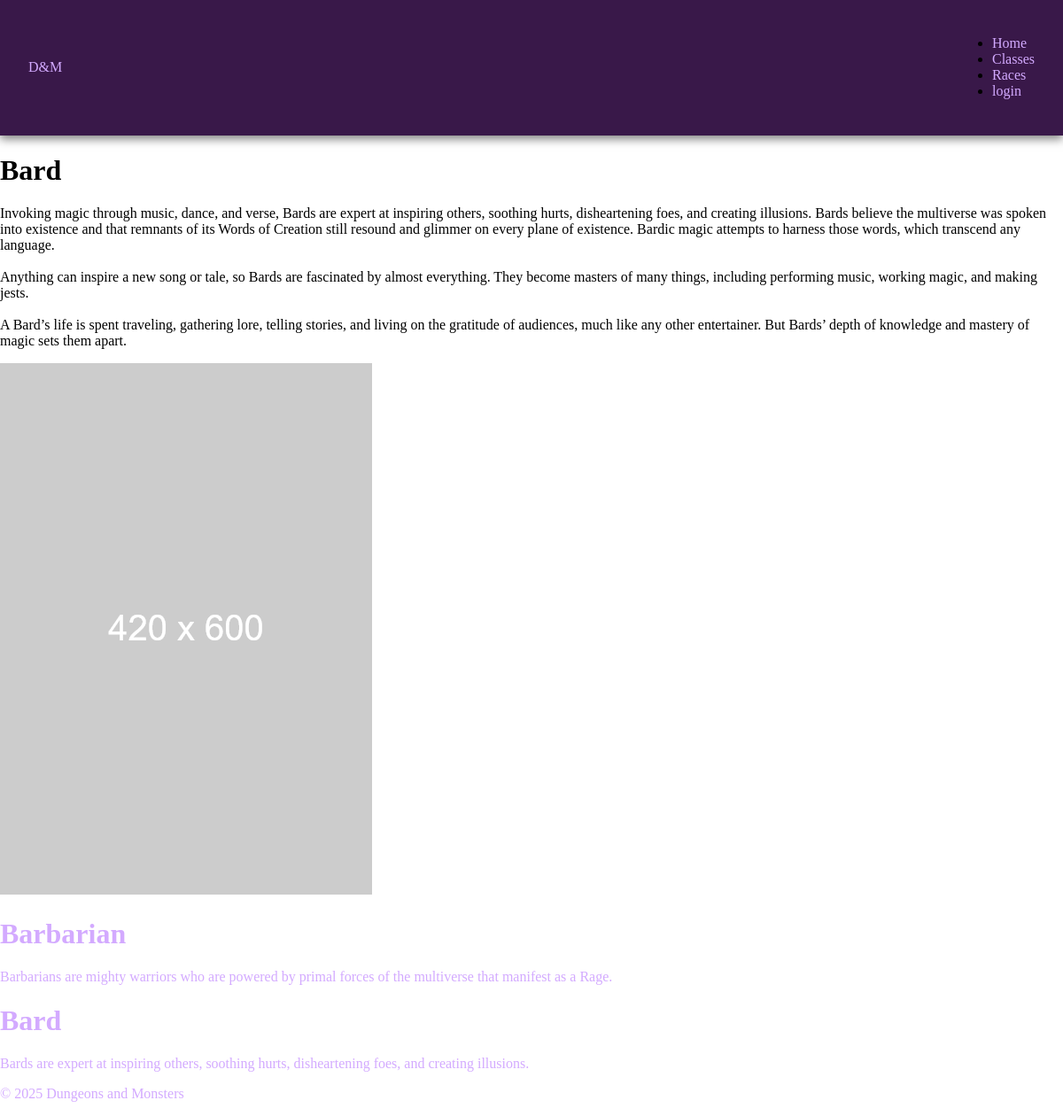
/classes.php?classId=2, run on the app's committed database.
### tables this page shows
CREATE TABLE `class` (
  `classId` int(4) NOT NULL,
  `className` varchar(255) NOT NULL,
  `classShortInformation` text NOT NULL,
  `classInformation` text NOT NULL,
  `classImage` varchar(255) NOT NULL
);

### inc/classesFunctions.php (the view, shortened to what this page needs)
<?php
function getClasses(){
    $db = dbConnect();
    $sql = "SELECT * FROM class";
    $resourse = $db->query($sql) or die($db->error);
    $classes = $resourse->fetch_all(MYSQLI_ASSOC);
    return $classes;
}
function displayClasses() {
    $classes = getClasses();
    foreach($classes as $class) {
        ?>
            <a href="?classId=<?php echo $class['classId']; ?>">
                <div>
                    <h1><?php echo $class['className'] ?></h1>
                    <p><?php echo$class['classShortInformation'];  ?></p>
                </div>
            </a>
        <?php
    }
}
function getClass($classId) {
    $db = dbConnect();
    $sql = "SELECT * FROM class WHERE classId =" . $classId;
    $resourse = $db->query($sql) or die($db->error);
    $class = $resourse->fetch_assoc();
    return $class;
}
function displayClass($classId) {
    $class = getclass($classId);
    ?>
        <h1><?php echo $class['className'] ?></h1>
        <p><?php echo nl2br($class['classInformation']);  ?></p>
        <img src="<?php echo $class['classImage'];?>">
    <?php
}
?>

### css/main.css (style rules this page uses)
:root { --mainColorDarker: #391849; --white: #ffffff; --textColor: #d3aaff; }
body { background-color: var(--white); margin: 0; }
a { text-decoration: none; color: var(--textColor); }

### data on the page
class: className "Bard", classInformation "Invoking magic through music, dance, and verse, Bards are expert at inspiring others, soothing hurts, disheartening foes, and creating illusions. Bards believe the multiverse was spoken into existence and that remnants of its Words of Creation still resound and glimmer on every plane of existence. Bardic magic attempts to harness those words, which transcend any language. Anything can inspire a new song or tale, so Bards are fascinated by almost everything. They become masters of many things, including performing music, working magic, and making jests. A Bard’s life is spent traveling, gathering lore, telling stories, and living on the gratitude of audiences, much like any other…", classImage (placeholder picture), classShortInformation "Bards are expert at inspiring others, soothing hurts, disheartening foes, and creating illusions."
class: className "Barbarian", classShortInformation "Barbarians are mighty warriors who are powered by primal forces of the multiverse that manifest as a Rage."
